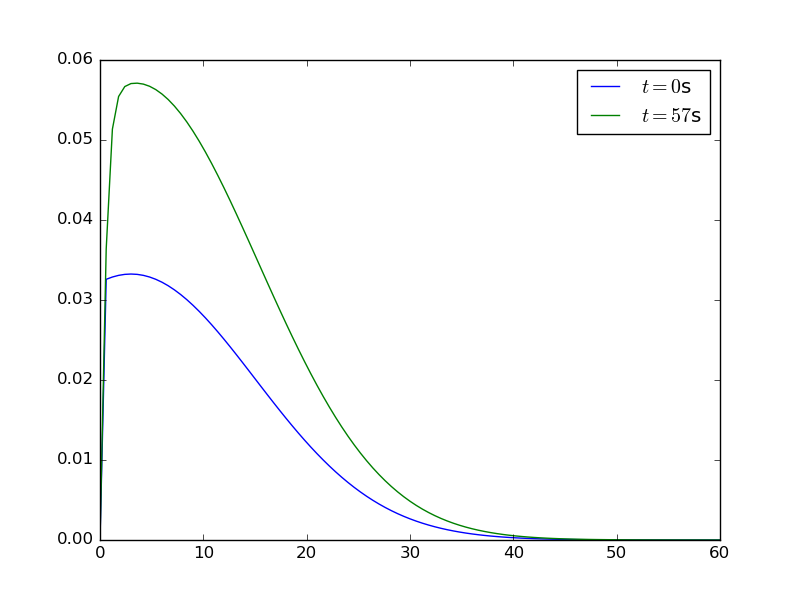

Reproduce this figure in Python.
# 1.3.3 The Advection-Diffusion Equation
import matplotlib.pyplot as plt
import numpy as np


def gaussian(x, mu, sigma):
    """Computes the normalized Gaussian or normal distribution about the
    mean mu with variance sigma.
    
    Parameters
    ------------
    x     : (np.array) the input values.
    mu    : (float)    the mean.
    sigma : (float)    the variance, or square root of the standard
                       deviation.
    
    Returns
    ---------
    An array with the output values.
    """
    N = np.sqrt(2.0 * np.pi * sigma**2)
    return 1.0 / N * np.exp(- (x - mu)**2 / (2 * sigma**2))


class AdvectionDiffusion1D:
    def __init__(self, initial_state, r, s):
        self.current_state = np.array(initial_state)
        self.r = float(r)
        self.s = float(s)

    def step(self, eps=1e-4):
        """Computes the next step using a first order forward difference
        scheme for the time derivative, a first order backward
        difference scheme for the advection component, and a second
        order centred difference scheme for the diffusive compnent.

        Parameters
        ------------
        eps: (float) maximum error when iterating using the Jacobi
                     method.

        Returns
        ---------
        An array with the updated values.
        """
        current = np.copy(self.current_state)
        
        diff2 = np.zeros(current.size)
        diff2[1:-1] = current[2:] + 2 * current[1:-1] + current[:-2]

        guess = np.zeros(current.size)
        guess[:1] = current[:1]
        guess[-1:] = current[-1:]

        while np.max(np.abs(guess - current)) > eps:
            current = np.copy(guess)

            backward = guess[2:] - guess[:-2]
            guess[1:-1] = self.current_state[1:-1] \
                + self.s * diff2[1:-1]             \
                - 0.5 * self.r * backward

        self.current_state = guess

        return guess


def main():
    # Set constants
    c = 0.5
    beta = 0.1
    x = np.linspace(0, 60, 101)
    dx = x[1] - x[0]
    dt = 0.9 * dx**2 / (c * dx + 2 * beta)
    ts = np.arange(0, 57) * dt
    
    r = c * dt / dx
    s = beta * dt / dx**2

    # Initial conditions
    mean = 3.0
    std_dev = 12.0
    u_0 = gaussian(x, mean, std_dev)

    # Boundary coniditions
    u_0[0] = 0.0
    u_0[-1] = 0.0

    # Solve the equation
    ad = AdvectionDiffusion1D(u_0, r, s)
    for t in ts:
        ad.step()
        break

    # Plot the solution
    plt.plot(x, u_0, label='$t=0$s')
    plt.plot(x, ad.current_state, label='$t=57$s')
    plt.legend()
    plt.savefig('advection_diffusion')


if __name__ == '__main__':
    main()
